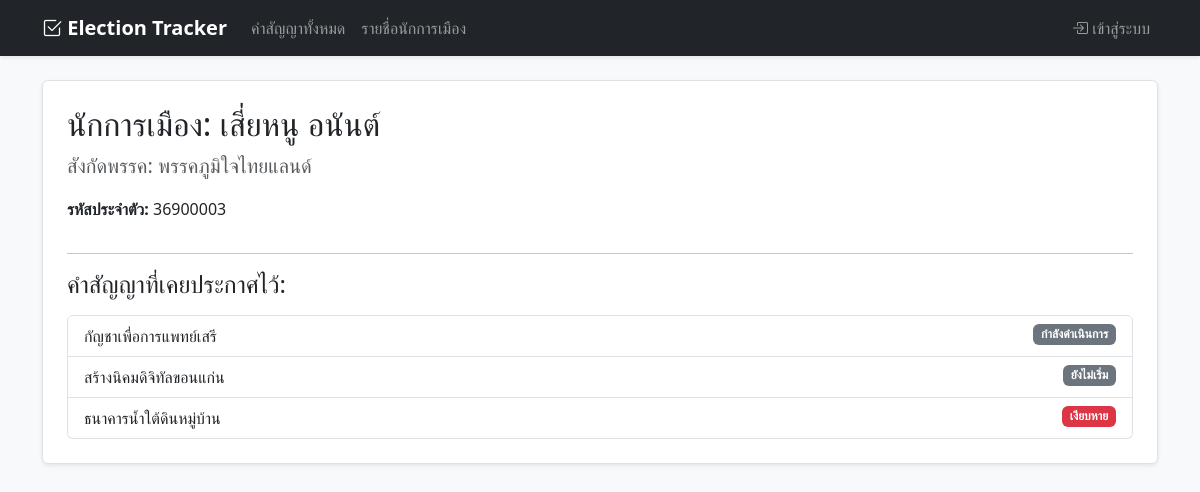
The app's page /politician/36900003 with its own data.
### Models/Politician.py (models this page shows)
class Politician(db.Model):
    __tablename__ = 'politicians'
    id = db.Column(db.Integer, primary_key=True)
    name = db.Column(db.String(100), nullable=False)
    party = db.Column(db.String(100), nullable=False)
    promises = db.relationship('Promise', backref='politician', lazy=True)

### Models/Promise.py (models this page shows)
class Promise(db.Model):
    __tablename__ = 'promises'
    id = db.Column(db.Integer, primary_key=True, autoincrement=True)
    description = db.Column(db.Text, nullable=False)
    announced_date = db.Column(db.DateTime, default=datetime.now)
    status = db.Column(db.String(50), nullable=False, default='ยังไม่เริ่ม')
    politician_id = db.Column(db.Integer, db.ForeignKey('politicians.id'), nullable=False)
    campaign_id = db.Column(db.Integer, db.ForeignKey('campaigns.id'), nullable=True)
    updates = db.relationship('PromiseUpdate', backref='promise', lazy=True)

### Controllers/PoliticianController.py (the view)
@politician_controller.route('/politician/<int:pol_id>')
def politician_profile(pol_id):
    politician = PoliticianTable.find_by_id(pol_id)
    if not politician:
        return "ไม่พบข้อมูลนักการเมือง", 404
    promises = PromiseTable.find_by_politician(pol_id)
    return render_template('politician_info.html', politician=politician, promises=promises)

### Models/PoliticianTable.py (called while the page is built)
    @staticmethod
    def find_by_id(pol_id):
        return Politician.query.get(pol_id)

### Models/PromiseTable.py (called while the page is built)
    @staticmethod
    def find_by_politician(pol_id):
        return Promise.query.filter_by(politician_id=pol_id).all()

### Views/templates/politician_info.html
{% extends "layout.html" %}
{% block content %}
<div class="bg-white p-4 rounded shadow-sm border">
    <div class="row">
        <div class="col-md-8">
            <h2>นักการเมือง: {{ politician.name }}</h2>
            <p class="lead text-muted">สังกัดพรรค: {{ politician.party }}</p>
            <p><strong>รหัสประจำตัว:</strong> {{ politician.id }}</p>
        </div>
    </div>
    <hr>
    <h4>คำสัญญาที่เคยประกาศไว้:</h4>
    <div class="list-group mt-3">
        {% for promise in promises %}
        <a href="{{ url_for('promise_controller.promise_detail', promise_id=promise.id) }}" class="list-group-item list-group-item-action">
            {{ promise.description }}
            <span class="badge float-end {% if promise.status == 'เงียบหาย' %}bg-danger{% else %}bg-secondary{% endif %}">{{ promise.status }}</span>
        </a>
        {% else %}
        <p class="text-muted">ยังไม่มีข้อมูลคำสัญญา</p>
        {% endfor %}
    </div>
</div>
{% endblock %}

### records on screen
Politician: name "เสี่ยหนู อนันต์", party "พรรคภูมิใจไทยแลนด์", id "36900003"
Promise: description "กัญชาเพื่อการแพทย์เสรี", status "กำลังดำเนินการ"
Promise: description "สร้างนิคมดิจิทัลขอนแก่น", status "ยังไม่เริ่ม"
Promise: description "ธนาคารน้ำใต้ดินหมู่บ้าน", status "เงียบหาย"
